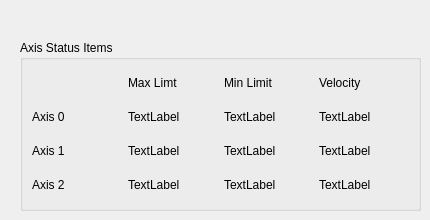
      <widget class="QWidget" name="tab_4">
       <attribute name="title">
        <string>Axes</string>
       </attribute>
       <widget class="QGroupBox" name="groupBox_3">
        <property name="geometry">
         <rect>
          <x>20</x>
          <y>40</y>
          <width>401</width>
          <height>171</height>
         </rect>
        </property>
        <property name="title">
         <string>Axis Status Items</string>
        </property>
        <layout class="QGridLayout" name="gridLayout_5">
         <item row="2" column="0">
          <widget class="QLabel" name="label_50">
           <property name="text">
            <string>Axis 1</string>
           </property>
          </widget>
         </item>
         <item row="1" column="1">
          <widget class="QLabel" name="axis_0_max_position_limit_lb">
           <property name="text">
            <string>TextLabel</string>
           </property>
          </widget>
         </item>
         <item row="1" column="2">
          <widget class="QLabel" name="axis_0_min_position_limit_lb">
           <property name="text">
            <string>TextLabel</string>
           </property>
          </widget>
         </item>
         <item row="3" column="0">
          <widget class="QLabel" name="label_46">
           <property name="text">
            <string>Axis 2</string>
           </property>
          </widget>
         </item>
         <item row="1" column="3">
          <widget class="QLabel" name="axis_0_velocity_lb">
           <property name="text">
            <string>TextLabel</string>
           </property>
          </widget>
         </item>
         <item row="1" column="0">
          <widget class="QLabel" name="label_38">
           <property name="text">
            <string>Axis 0</string>
           </property>
          </widget>
         </item>
         <item row="2" column="1">
          <widget class="QLabel" name="axis_1_max_position_limit_lb">
           <property name="text">
            <string>TextLabel</string>
           </property>
          </widget>
         </item>
         <item row="3" column="1">
          <widget class="QLabel" name="axis_2_max_position_limit_lb">
           <property name="text">
            <string>TextLabel</string>
           </property>
          </widget>
         </item>
         <item row="3" column="2">
          <widget class="QLabel" name="axis_2_min_position_limit_lb">
           <property name="text">
            <string>TextLabel</string>
           </property>
          </widget>
         </item>
         <item row="2" column="2">
          <widget class="QLabel" name="axis_1_min_position_limit_lb">
           <property name="text">
            <string>TextLabel</string>
           </property>
          </widget>
         </item>
         <item row="3" column="3">
          <widget class="QLabel" name="axis_2_velocity_lb">
           <property name="text">
            <string>TextLabel</string>
           </property>
          </widget>
         </item>
         <item row="2" column="3">
          <widget class="QLabel" name="axis_1_velocity_lb">
           <property name="text">
            <string>TextLabel</string>
           </property>
          </widget>
         </item>
         <item row="0" column="1">
          <widget class="QLabel" name="label_67">
           <property name="text">
            <string>Max Limt</string>
           </property>
          </widget>
         </item>
         <item row="0" column="2">
          <widget class="QLabel" name="label_68">
           <property name="text">
            <string>Min Limit</string>
           </property>
          </widget>
         </item>
         <item row="0" column="3">
          <widget class="QLabel" name="label_77">
           <property name="text">
            <string>Velocity</string>
           </property>
          </widget>
         </item>
        </layout>
       </widget>
      </widget>
